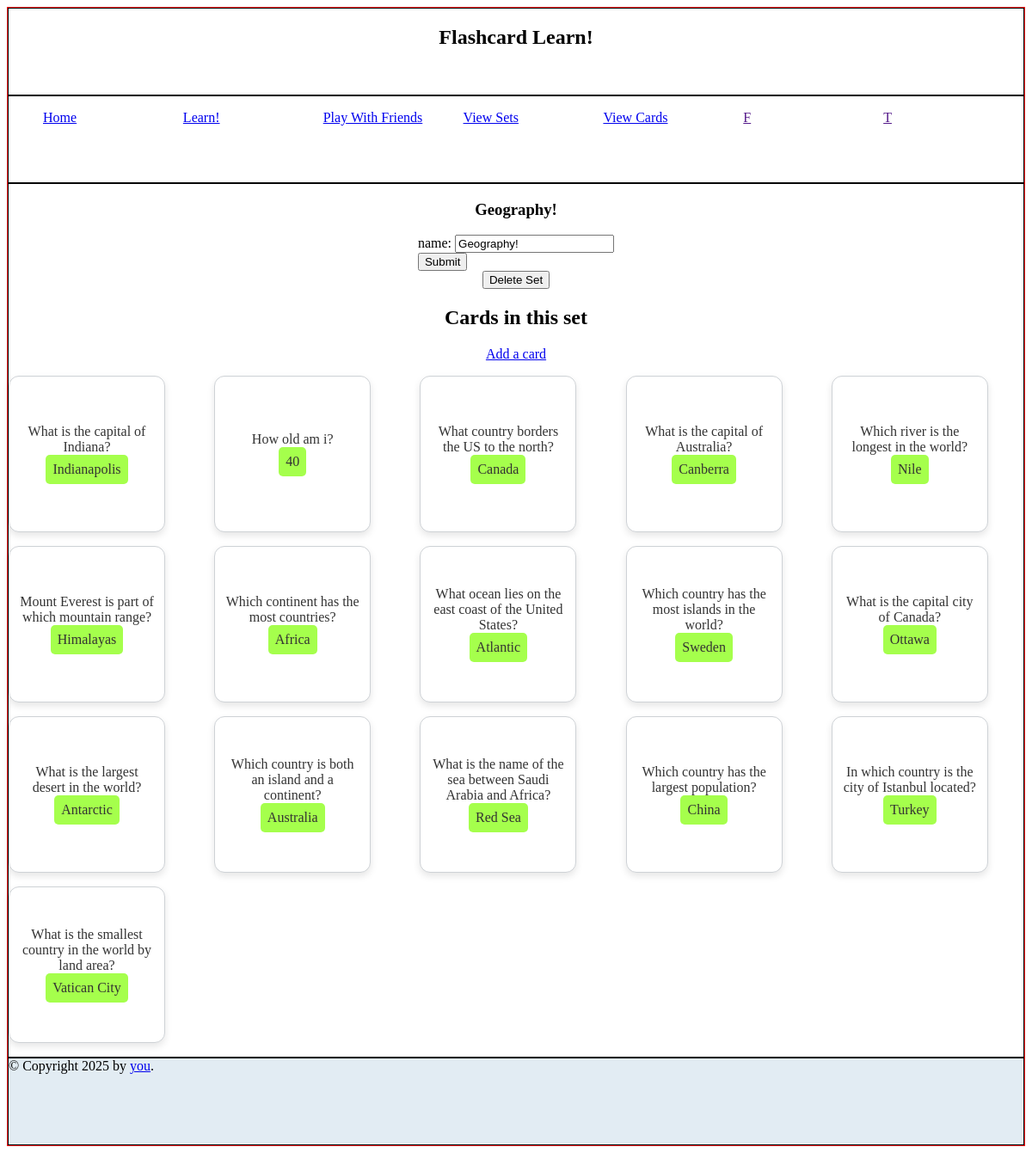
Screenshot of /sets/1?action=edit with the database file from the repository.
### db/models.py (models this page shows)
class Set(SQLModel, table=True):
    id: int | None = Field(default=None, primary_key=True)
    name: str
    cards: list["Card"] = Relationship(back_populates="set")

class Card(SQLModel, table=True):
    id: int | None = Field(default=None, primary_key=True)
    front: str
    back: str
    set_id: int | None = Field(default=None, foreign_key="set.id")
    set: Set | None = Relationship(back_populates="cards")

### routers/sets.py (the view)
@router.get("/{id}")
def get_set(request: Request, session:SessionDep, id:int,action:str="view"):
    set = session.exec(select(Set).where(Set.id == id)).first()
    if set is not None:
        cards = set.cards
    if not set:
        raise HTTPException(status_code=404, detail="Set not found")
    return templates.TemplateResponse(
      request=request, name="/sets/set.html", context={"set":set, "action":action, "cards":cards}
  )

### templates/sets/set.html (shortened to what this page needs)
{% extends "/base.html" %}
{% import "/macros/card.html" as card_macro %}
{% block head %}
    {{ super() }}
{% endblock %}
{% block content %}
        <h1>{{set.name}}</h1>
        {% if action == "edit" %}
         <form action="/sets/{{set.id}}/edit" method="post">
                name: <input type="text" name="name" value="{{set.name}}"><br>
                <input type="submit" value="Submit">
            </form>
            <form action="/sets/{{set.id}}/delete" method="post">
                <button type="submit" onclick="return confirm('Are you sure you want to delete this sets (and all cards in it!)?');">
                        Delete Set
                    </button>
            </form>
        {% else %}
        <a href="/sets/{{set.id}}?action=edit">Edit</a>
        {% endif %}
        <h2>Cards in this set</h2>
        <a href="{{url_for('edit_cards')}}?set_id={{set.id}}">Add a card</a>
        <div class="card-grid">
        {% for card in cards %}
            {{ card_macro.card(card) }}
        {% endfor %}
        </div>
 {% endblock %}

### templates/macros/card.html (shortened to what this page needs)
{% macro card(card) %}
<div class="card" onclick="flipCard(this)">
    <a href="/cards/{{card.id}}?action=view">
    <div class="card-content">
        <div class="cardFront">{{card.front}}</div><div class="cardBack">{{card.back}}</div>
    </div>
    </a>
</div>
{% endmacro %}

### static/css/styles.css (style rules this page uses)
body { background-color: rgb(255, 255, 255); }
.card-grid { display: grid; width:100%; grid-template-columns: repeat(auto-fit, minmax(12rem, 1fr)); gap: 1rem; padding: 1rem; }
.card { display: inline-block; border: solid 1px rgb(206, 210, 214); max-width: 10rem; height: 10rem; padding: 10px; background-color: #ffffff; border-radius: 12px; box-shadow: 0 4px 8px rgba(0, 0, 0, 0.1); aspect-ratio: 1 / 1; display: flex; flex-direction: column; gap: 1rem; text-align: center; font-size: 1rem; color: #333; transition: transform 0.2s ease, box-shadow 0.2s ease; }
.card .card-content { position: relative; display:flex; flex-direction: column; align-items: center; justify-content: center; height: 100%; }
.card a { text-decoration:none; color:inherit; height: 100%; }
.card *:not(a) { position: relative; z-index: 2; }
.cardBack { padding: 0.5rem; background-color: rgba(127, 255, 0, 0.70); border-radius: 5px; }

### rows the page displays
Set: name "Geography!"
Card: front "What is the capital of Indiana?", back "Indianapolis"
Card: front "How old am i?", back "40"
Card: front "What country borders the US to the north?", back "Canada"
Card: front "What is the capital of Australia?", back "Canberra"
Card: front "Which river is the longest in the world?", back "Nile"
Card: front "Mount Everest is part of which mountain range?", back "Himalayas"
Card: front "Which continent has the most countries?", back "Africa"
Card: front "What ocean lies on the east coast of the United States?", back "Atlantic"
Card: front "Which country has the most islands in the world?", back "Sweden"
Card: front "What is the capital city of Canada?", back "Ottawa"
Card: front "What is the largest desert in the world?", back "Antarctic"
Card: front "Which country is both an island and a continent?", back "Australia"
Card: front "What is the name of the sea between Saudi Arabia and Africa?", back "Red Sea"
Card: front "Which country has the largest population?", back "China"
Card: front "In which country is the city of Istanbul located?", back "Turkey"
Card: front "What is the smallest country in the world by land area?", back "Vatican City"
